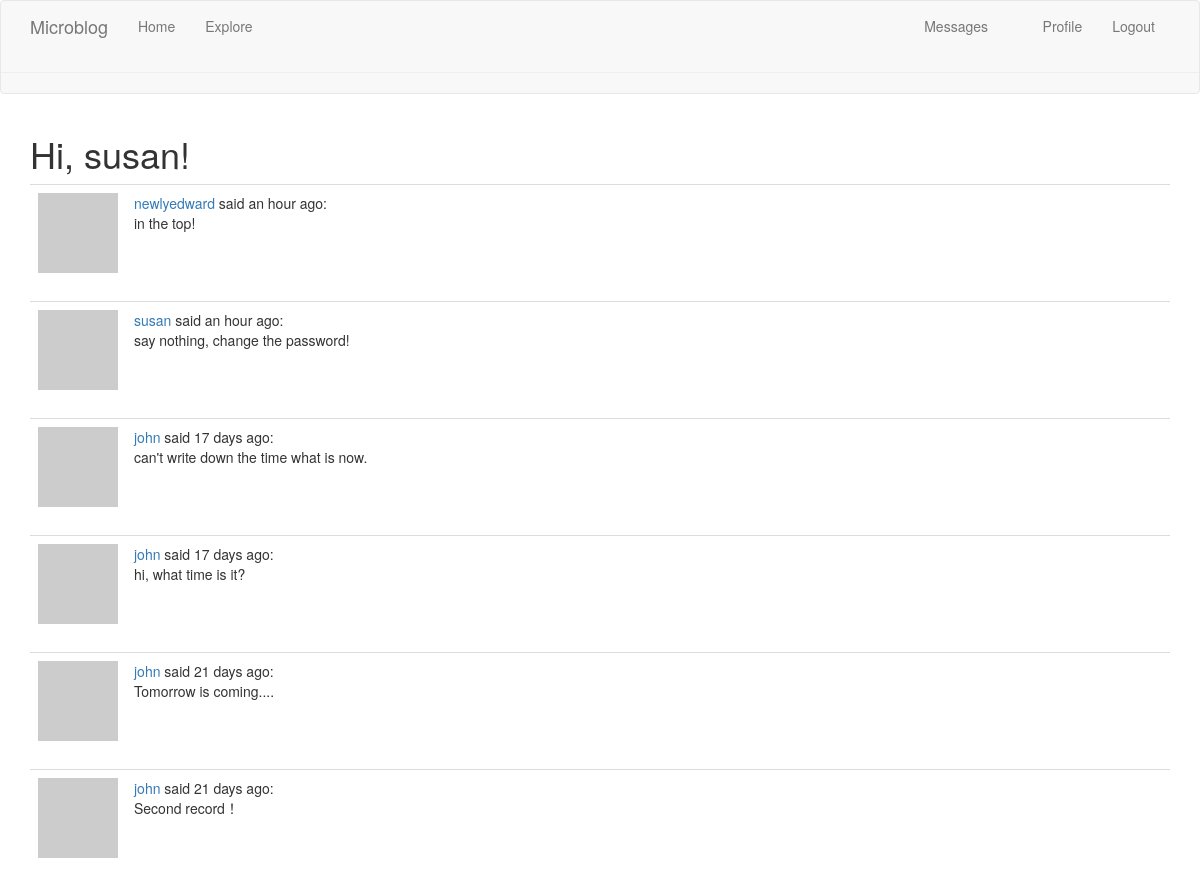
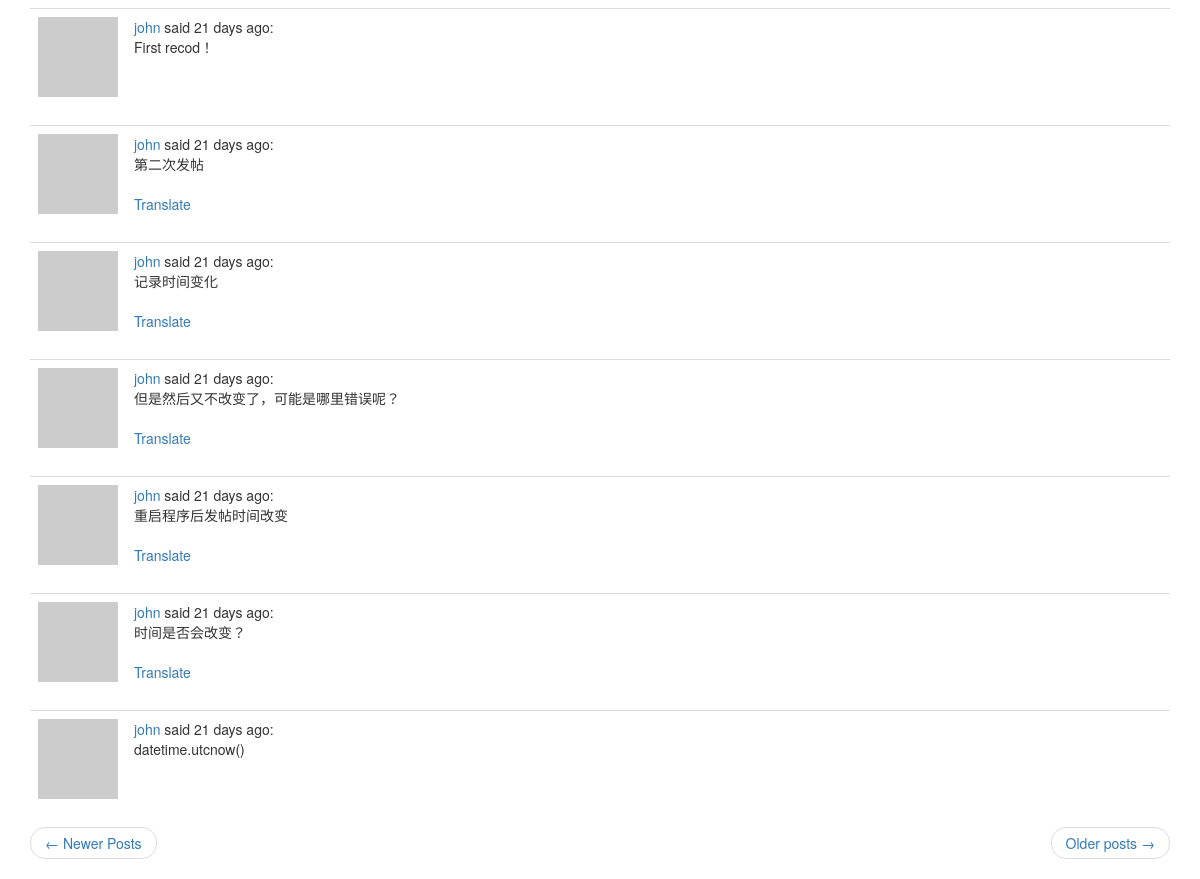
The page /explore (signed in) on the database its author committed (2 pictures, top to bottom).
### app/models.py (models this page shows, shortened)
class User(UserMixin, db.Model):
    id = db.Column(db.Integer, primary_key=True)
    username = db.Column(db.String(64), index=True, unique=True)
    email = db.Column(db.String(120), index=True, unique=True)
    password_hash = db.Column(db.String(128))
    posts = db.relationship('Post', backref='author', lazy='dynamic')
    about_me = db.Column(db.String(140))
    last_seen = db.Column(db.DateTime, default=datetime.utcnow)
    followed = db.relationship(
        'User', secondary=followers,
        primaryjoin=(followers.c.follower_id == id),
        secondaryjoin=(followers.c.followed_id == id),
        backref=db.backref('followers', lazy='dynamic'), lazy='dynamic')
    messages_sent = db.relationship('Message',
                                    foreign_keys='Message.sender_id',
                                    backref='author', lazy='dynamic')
    messages_received = db.relationship('Message',
                                        foreign_keys='Message.recipient_id',
                                        backref='recipient', lazy='dynamic')
    last_message_read_time = db.Column(db.DateTime)
    notifications = db.relationship('Notification', backref='user',
                                    lazy='dynamic')
    def avatar(self, size):
        digest = md5(self.email.lower().encode('utf-8')).hexdigest()
        return 'https://www.gravatar.com/avatar/{}?d=identicon&s={}'.format(
            digest, size)
    def new_messages(self):
        last_read_time = self.last_message_read_time or datetime(1900, 1, 1)
        return Message.query.filter_by(recipient=self).filter(
            Message.timestamp > last_read_time).count()

class Post(db.Model):
    id = db.Column(db.Integer, primary_key=True)
    body = db.Column(db.String(140))
    timestamp = db.Column(db.DateTime, index=True, default=datetime.utcnow())
    user_id = db.Column(db.Integer, db.ForeignKey('user.id'))
    language = db.Column(db.String(5))

### app/main/routes.py (the view)
@bp.route('/explore')
@login_required
def explore():
    page = request.args.get('page', 1, type=int)
    posts = Post.query.order_by(Post.timestamp.desc()).paginate(
        page, current_app.config['POSTS_PER_PAGE'], False)
    next_url = url_for('main.explore', page=posts.next_num) if posts.has_next else None
    prev_url = url_for('main.explore', page=posts.prev_num) if posts.has_prev else None
    return render_template('index.html', title=_('Explore'), posts=posts.items,
                           next_url=next_url, prev_url=prev_url)

### app/main/routes.py (called while the page is built)
@bp.before_request
def before_request():
    if current_user.is_authenticated:
        current_user.last_seen = datetime.utcnow()
        db.session.commit()
    g.locale = str(get_locale())

### app/models.py (called while the page is built)
@login.user_loader
def load_user(id):
    return User.query.get(int(id))

### app/templates/index.html (shortened to what this page needs)
{% extends "base.html" %}
{% import 'bootstrap/wtf.html' as wtf %}
{% block app_content %}
    <h1>{{ _('Hi, %(username)s!', username=current_user.username) }}</h1>
    {% for post in posts %}
        {% include '_post.html' %}
    {% endfor %}
    <nav aria-label="...">
        <ul class="pager">
            <li class="previous{% if not prev_url %} diabled {% endif %}">
                <a href="{{ prev_url or '#'}}">
                    <span aria-hidden="true">&larr;</span> {{ _('Newer Posts') }}
                </a>
            </li>
            <li class="next{% if not next_url%} disable {% endif %}">
                <a href="{{ next_url or '#'}}">
                    {{ _('Older posts') }}  <span aria-hidden="true">&rarr;</span>
                </a>
            </li>
        </ul>
    </nav>
{% endblock %}

### app/templates/base.html (shortened to what this page needs)
{% extends 'bootstrap/base.html' %}
{% block navbar %}
    <nav class="navbar navbar-default">
        <div class="container">
            <div class="navbar-header">
                <a class="navbar-brand" href="{{ url_for('main.index') }}">Microblog</a>
            </div>
            <div class="collapse navbar-collapse" id="bs-example-navbar-collapse-1">
                <ul class="nav navbar-nav">
                    <li><a href="{{ url_for('main.index') }}">{{ _('Home') }}</a></li>
                    <li><a href="{{ url_for('main.explore') }}">{{ _('Explore') }}</a></li>
                </ul>
                <ul class="nav navbar-nav navbar-right">
                    {% if current_user.is_anonymous %}
                    <li><a href="{{ url_for('auth.login') }}">{{ _('Login') }}</a></li>
                    {% else %}
                    <li>
                        <a href="{{ url_for('main.messages')}}">
                            {{ _('Messages') }}
                            {% set new_messages = current_user.new_messages() %}
                        </a>
                    </li>
                    <li><a href="{{ url_for('main.user', username=current_user.username) }}">{{ _('Profile') }}</a></li>
                    <li><a href="{{ url_for('auth.logout') }}">{{ _('Logout') }}</a></li>
                    {% endif %}
                </ul>
            </div>
        </div>
        <hr>
    </nav>
{% endblock %}
{% block content %}
    <div class="container">
        {% block app_content%}{% endblock %}
    </div>
{% endblock %}

### app/templates/_post.html (shortened to what this page needs)
<table class="table table-hover">
    <tr>
        <td width="70px" >
            <a href="{{ url_for('main.user', username=post.author.username) }}">
                <img src="{{ post.author.avatar(36) }}">
            </a>
        </td>
        <td>
            {{ _('%(username)s said %(when)s',
                username=user_link, when=moment(post.timestamp).fromNow()) }}:
            <br>
            <span id="post{{ post.id }}">{{ post.body }}</span>
            {% if post.language and post.language != g.locale %}
            <br><br>
            <span id="translation{{ post.id}}">
                <a href="javascript:translate(
                    '#post{{ post.id}}',
                    '#translation{{post.id}}',
                    '{{ post.language}}',
                    '{{ g.locale}}');">{{ _('Translate')}}</a>
            </span>
            {% endif %}
        </td>
    </tr>
</table>

### rows shown on the page
Post: body "in the top!"
Post: body "say nothing, change the password!"
Post: body "can't write down the time what is now."
Post: body "hi, what time is it?"
Post: body "Tomorrow is coming...."
Post: body "Second record！"
Post: body "First recod！"
Post: body "第二次发帖"
Post: body "记录时间变化"
Post: body "但是然后又不改变了，可能是哪里错误呢？"
Post: body "重启程序后发帖时间改变"
Post: body "时间是否会改变？"
Post: body "datetime.utcnow()"
